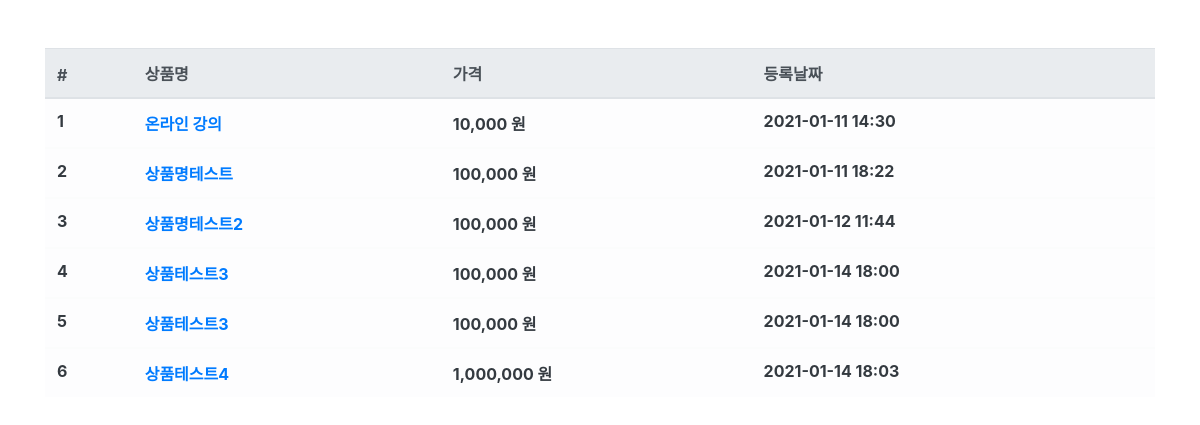
Page /product/ on the earlier database version.
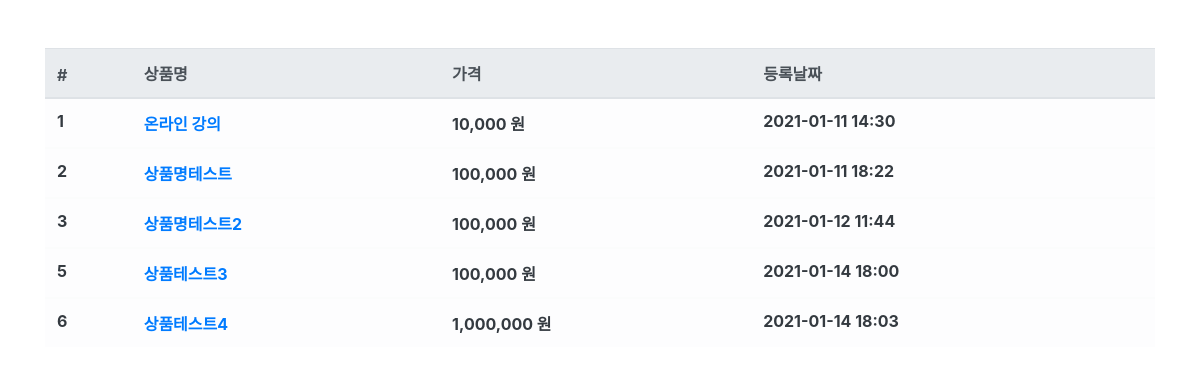
Same page on the later database version.
### product/models.py (models this page shows, shortened)
class Product(models.Model):
    name = models.CharField(max_length=256, verbose_name='상품명')
    price = models.IntegerField(verbose_name='상품가격')
    description = models.TextField(verbose_name='상품설명')
    stock = models.IntegerField(verbose_name='재고')
    register_date = models.DateTimeField(
        auto_now_add=True, verbose_name='등록날짜')
    class Meta:
        db_table = 'fastcampus_product'
        verbose_name = '상품'
        verbose_name_plural = '상품'

### product/views.py (the view)
# urls.py: path('product/', ProductList.as_view()),
class ProductList(ListView):
    model = Product
    template_name = 'product.html'
    context_object_name = 'product_list'

### product/templates/product.html (shortened to what this page needs)
{% extends "base.html" %}
{% load humanize %}
{% block contents %}
<div class="row mt-5">
    <div class="col-12">
        <table class="table table-light">
            <thead class="thead-light">
                <tr>
                    <th scope="col">#</th>
                    <th scope="col">상품명</th>
                    <th scope="col">가격</th>
                    <th scope="col">등록날짜</th>
                </tr>
            </thead>
            {% for product in product_list %}
            <tbody class="text-dark">
                <tr>
                    <th scope="row">{{ product.id }}</th>
                    <th><a id="product-{{ product.id }}" onmouseenter="product_detail({{ product.id }});"
                        onmouseleave="product_leave({{ product.id }});" href="/product/{{ product.id }}">{{ product.name }}</a></th>
                    <th>{{ product.price|intcomma }} 원</th>
                    <th>{{ product.register_date|date:'Y-m-d H:i' }}</th>
                </tr>
                {% endfor %}
            </tbody>
        </table>
    </div>
</div>
{% endblock %}

### fcuser/templates/base.html (shortened to what this page needs)
<html>
    <head>
        <link rel="stylesheet" href="https://cdn.jsdelivr.net/npm/bootstrap@4.5.3/dist/css/bootstrap.min.css">
    </head>
    <body>
        <div class="container">
            {% block contents %}
            {% endblock %}
        </div>
    </body>
</html>

Differences in the rows shown:
removed Product: id "4", name "상품테스트3", price "100,000", register_date "2021-01-14 18:00"
